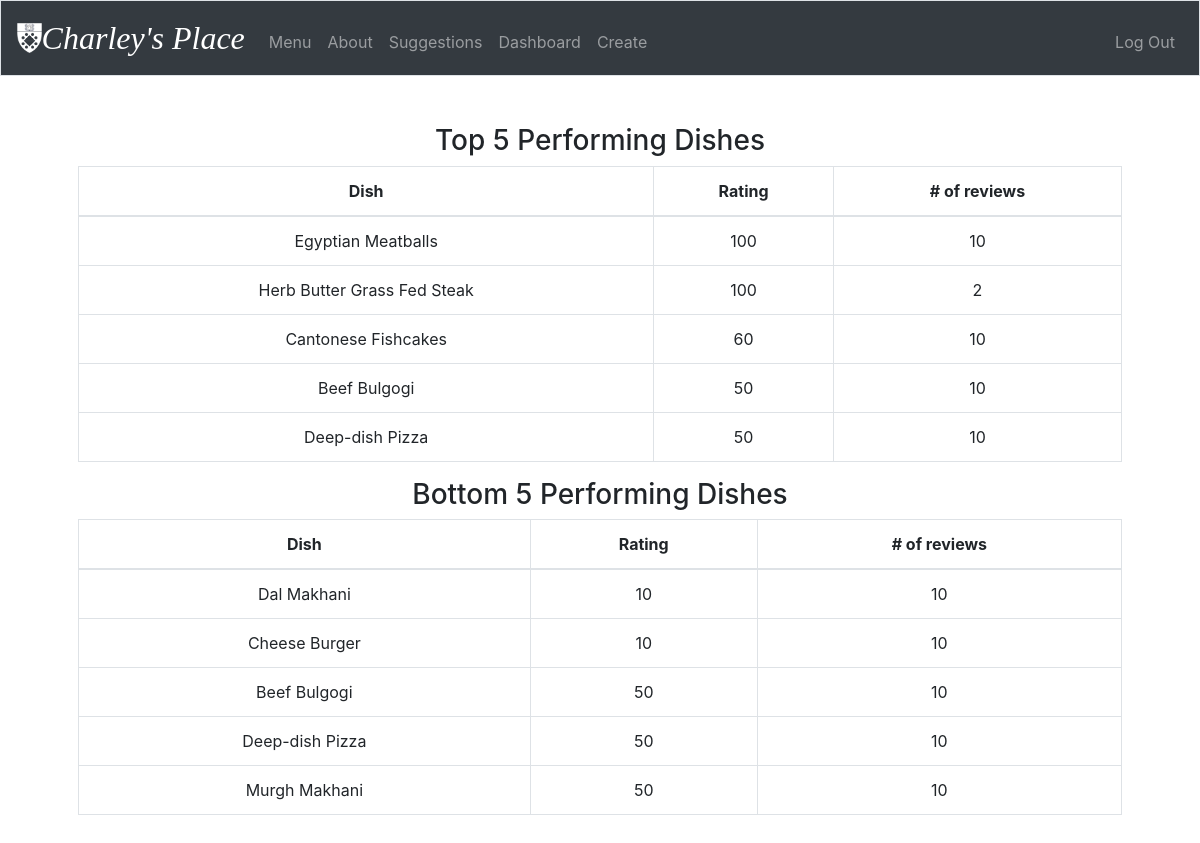
The app's page /dashboard (signed in) with its own data.
### tables this page shows
CREATE TABLE 'dishes' ('ID' integer PRIMARY KEY AUTOINCREMENT NOT NULL, 'name' text NOT NULL, 'ingredients' text NOT NULL, 'type' text NOT NULL, 'country_of_origin' text NOT NULL, 'avg_rating' numeric, 'count_reviews' integer, 'creation_date'  date DEFAULT CURRENT_DATE  , 'creation_timestamp'  timestamp DEFAULT CURRENT_TIMESTAMP  , 'likes' INTEGER DEFAULT 0, 'dislikes' INTEGER DEFAULT 0);

### application.py (the view)
@app.route("/dashboard", methods=["GET", "POST"])
@login_required
def dashboard():
    if request.method == "GET":
        top = db.execute("SELECT * FROM dishes WHERE avg_rating IS NOT NULL ORDER BY avg_rating DESC LIMIT 5")
        bottom = db.execute("SELECT * FROM dishes WHERE avg_rating IS NOT NULL ORDER BY avg_rating ASC LIMIT 5")
        return render_template("dashboard.html", top = top, bottom = bottom)
    else:
        return apology("TODO")

### application.py (called while the page is built)
@app.after_request
def after_request(response):
    response.headers["Cache-Control"] = "no-cache, no-store, must-revalidate"
    response.headers["Expires"] = 0
    response.headers["Pragma"] = "no-cache"
    return response

### helpers.py (called while the page is built)
def login_required(f):
    @wraps(f)
    def decorated_function(*args, **kwargs):
        if session.get("user_id") is None:
            return redirect("/login")
        return f(*args, **kwargs)
    return decorated_function

### templates/dashboard.html (shortened to what this page needs)
{% extends "layout.html" %}
{% block main %}
    <h3>Top 5 Performing Dishes</h3>
    <table class="table table-bordered">
      <thead>
        <tr>
          <th scope="col">Dish</th>
          <th scope="col">Rating</th>
          <th scope="col"># of reviews</th>
        </tr>
      </thead>
      <tbody>
        {% for row in top %}
        <tr>
            <td>{{ row['name'] }}</td>
            <td>{{ row['avg_rating'] }}</td>
            <td>{{ row['count_reviews'] }}</td>
        </tr>
        {% endfor %}
      </tbody>
    </table>
        <h3>Bottom 5 Performing Dishes</h3>
    <table class="table table-bordered">
      <thead>
        <tr>
          <th scope="col">Dish</th>
          <th scope="col">Rating</th>
          <th scope="col"># of reviews</th>
        </tr>
      </thead>
      <tbody>
        {% for row in bottom %}
        <tr>
            <td>{{ row['name'] }}</td>
            <td>{{ row['avg_rating'] }}</td>
            <td>{{ row['count_reviews'] }}</td>
        </tr>
        {% endfor %}
      </tbody>
    </table>
{% endblock %}

### records on screen
dishes: name "Egyptian Meatballs", avg_rating "100", count_reviews "10"
dishes: name "Herb Butter Grass Fed Steak", avg_rating "100", count_reviews "2"
dishes: name "Cantonese Fishcakes", avg_rating "60", count_reviews "10"
dishes: name "Beef Bulgogi", avg_rating "50", count_reviews "10"
dishes: name "Deep-dish Pizza", avg_rating "50", count_reviews "10"
dishes: name "Dal Makhani", avg_rating "10", count_reviews "10"
dishes: name "Cheese Burger", avg_rating "10", count_reviews "10"
dishes: name "Murgh Makhani", avg_rating "50", count_reviews "10"
